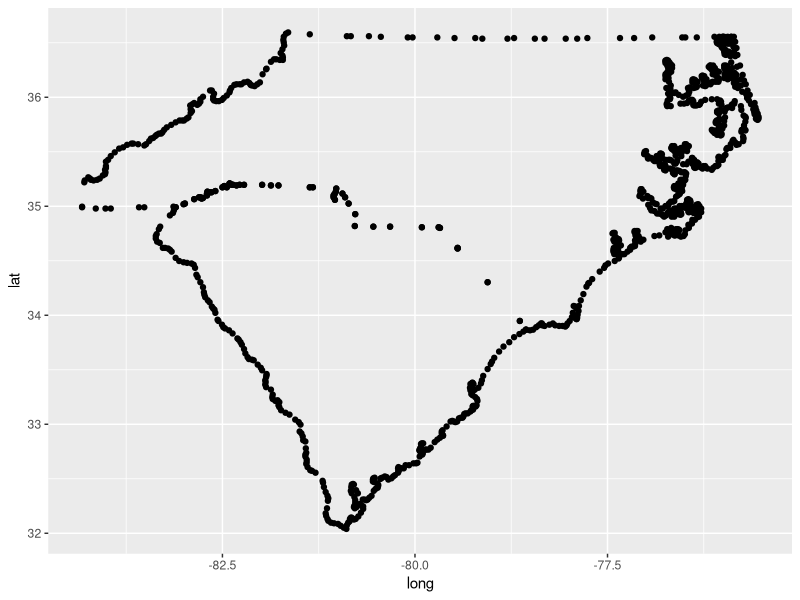
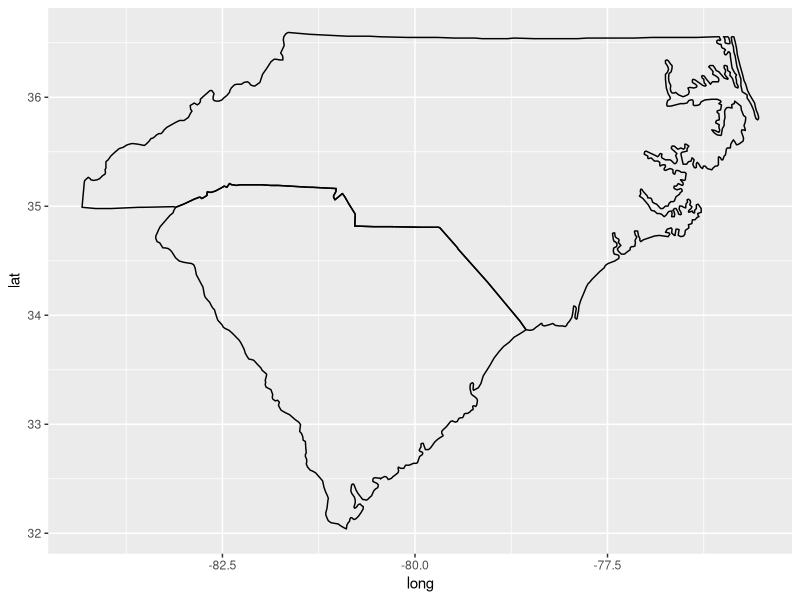
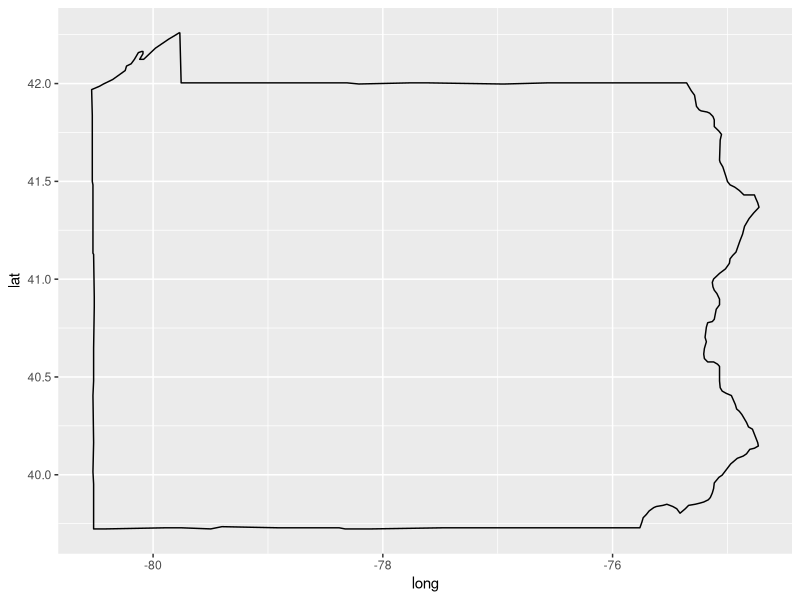
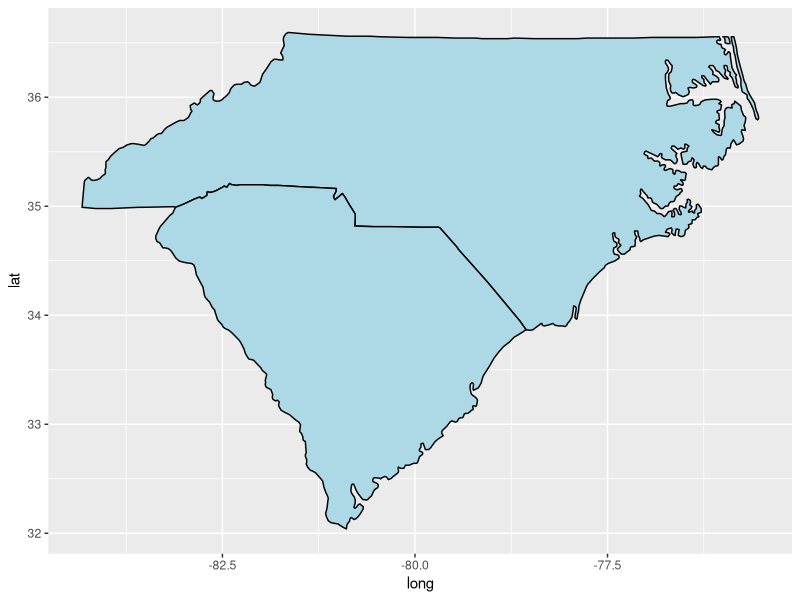
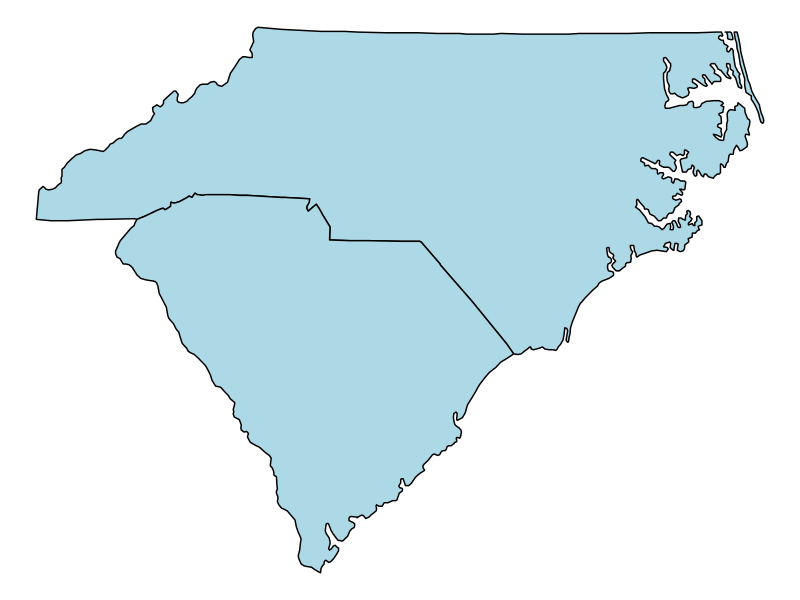
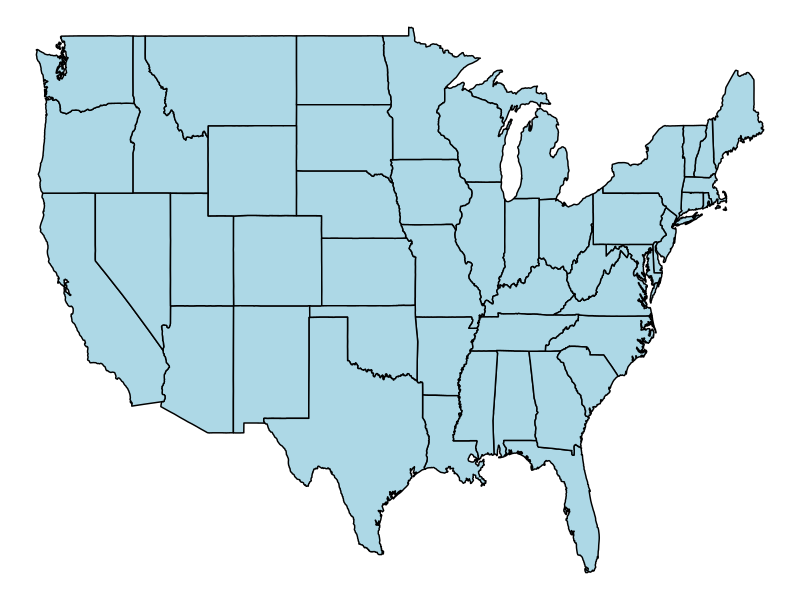

Write the R code that produced these figures, in order.
# Week 2 Notes


library(ggplot2)
library(maps)
library(tidyverse)


us_map <- map_data("state")
head(us_map, 3)

us_map %>% 
  filter(region %in% c("north carolina", "south carolina")) %>%
  ggplot(aes(x = long, y = lat)) +
  geom_point()

# path and group is needed rather than point to make nice plot
us_map %>% 
  filter(region %in% c("north carolina", "south carolina")) %>%
  ggplot(aes(x = long, y = lat, group = group)) +
  geom_path()

# Just Pa
us_map %>% 
  filter(region %in% c("pennsylvania")) %>%
  ggplot(aes(x = long, y = lat, group = group)) +
  geom_path()

# Add Color
us_map %>% 
  filter(region %in% c("north carolina", "south carolina")) %>%
  ggplot(aes(x = long, y = lat, group = group)) +
  geom_polygon(fill = "lightblue", color = "black")

# Remove axis and labels
us_map %>% 
  filter(region %in% c("north carolina", "south carolina")) %>%
  ggplot(aes(x = long, y = lat, group = group)) +
  geom_polygon(fill = "lightblue", color = "black") + 
  theme_void()

# Entire US
us_map %>% 
  ggplot(aes(x = long, y = lat, group = group)) +
  geom_polygon(fill = "lightblue", color = "black") + 
  theme_void()

# World Map
world <- map_data("world") %>% 
  ggplot(aes(x = long, y = lat, group = group)) +
  geom_polygon(fill = "thistle", color = "black") + 
  theme_void()





